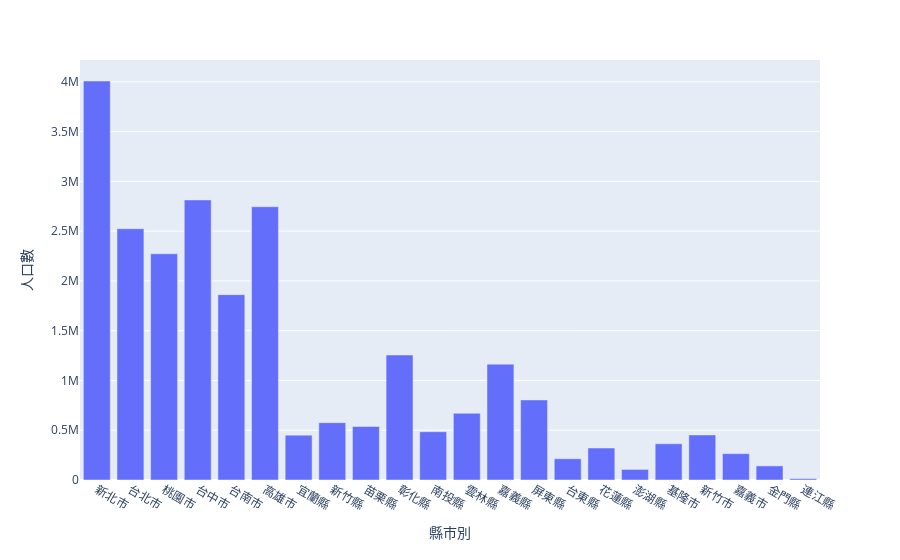

The notebook cell this image was saved under:
### Code cell
import plotly.express as px
import pandas as pd

df = pd.read_csv('population.csv')
fig = px.bar(df, x='縣市別', y='人口數')
fig.show()

### Figure 1 — Plotly figure (JSON) as saved in the notebook; plotly's stock layout.template omitted (floating-point values rounded to 4 significant figures)
{"data": [{"alignmentgroup": "True", "hovertemplate": "縣市別=%{x}<br>人口數=%{y}<extra></extra>", "legendgroup": "", "marker": {"color": "#636efa", "pattern": {"shape": ""}}, "name": "", "offsetgroup": "", "orientation": "v", "showlegend": false, "textposition": "auto", "type": "bar", "x": ["新北市", "台北市", "桃園市", "台中市", "台南市", "高雄市", "宜蘭縣", "新竹縣", "苗栗縣", "彰化縣", "南投縣", "雲林縣", "嘉義縣", "屏東縣", "台東縣", "花蓮縣", "澎湖縣", "基隆市", "新竹市", "嘉義市", "金門縣", "連江縣"], "xaxis": "x", "y": [4008113, 2524393, 2272391, 2813490, 1862059, 2744691, 450692, 575580, 538178, 1255330, 484897, 670132, 1163448, 804440, 213386, 321358, 106340, 363977, 452640, 264727, 141539, 13645], "yaxis": "y"}], "layout": {"barmode": "relative", "legend": {"tracegroupgap": 0}, "margin": {"t": 60}, "xaxis": {"anchor": "y", "domain": [0, 1], "title": {"text": "縣市別"}}, "yaxis": {"anchor": "x", "domain": [0, 1], "title": {"text": "人口數"}}}}
